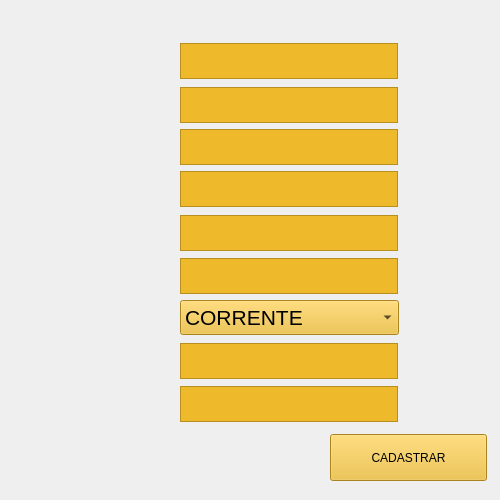
<?xml version="1.0" encoding="UTF-8"?>
<ui version="4.0">
 <class>CadastroFuncionario</class>
 <widget class="QMainWindow" name="CadastroFuncionario">
  <property name="geometry">
   <rect>
    <x>0</x>
    <y>0</y>
    <width>500</width>
    <height>500</height>
   </rect>
  </property>
  <property name="minimumSize">
   <size>
    <width>500</width>
    <height>500</height>
   </size>
  </property>
  <property name="maximumSize">
   <size>
    <width>500</width>
    <height>500</height>
   </size>
  </property>
  <property name="windowTitle">
   <string>Banco Assemble</string>
  </property>
  <widget class="QWidget" name="centralwidget">
   <widget class="QLabel" name="label">
    <property name="geometry">
     <rect>
      <x>-2</x>
      <y>-5</y>
      <width>501</width>
      <height>511</height>
     </rect>
    </property>
    <property name="styleSheet">
     <string notr="true">background-image: url(:/Cadastro Funcionario/CadastroFuncionario.png);</string>
    </property>
    <property name="text">
     <string/>
    </property>
   </widget>
   <widget class="QPushButton" name="pushButton">
    <property name="geometry">
     <rect>
      <x>330</x>
      <y>434</y>
      <width>157</width>
      <height>47</height>
     </rect>
    </property>
    <property name="styleSheet">
     <string notr="true">background-color: rgb(238, 186, 43);</string>
    </property>
    <property name="text">
     <string>CADASTRAR</string>
    </property>
   </widget>
   <widget class="QTextEdit" name="name">
    <property name="geometry">
     <rect>
      <x>180</x>
      <y>43</y>
      <width>218</width>
      <height>36</height>
     </rect>
    </property>
    <property name="maximumSize">
     <size>
      <width>218</width>
      <height>36</height>
     </size>
    </property>
    <property name="font">
     <font>
      <pointsize>14</pointsize>
     </font>
    </property>
    <property name="styleSheet">
     <string notr="true">background-color: rgb(238, 186, 43);</string>
    </property>
    <property name="html">
     <string>&lt;!DOCTYPE HTML PUBLIC &quot;-//W3C//DTD HTML 4.0//EN&quot; &quot;http://www.w3.org/TR/REC-html40/strict.dtd&quot;&gt;
&lt;html&gt;&lt;head&gt;&lt;meta name=&quot;qrichtext&quot; content=&quot;1&quot; /&gt;&lt;meta charset=&quot;utf-8&quot; /&gt;&lt;style type=&quot;text/css&quot;&gt;
p, li { white-space: pre-wrap; }
&lt;/style&gt;&lt;/head&gt;&lt;body style=&quot; font-family:'Segoe UI'; font-size:14pt; font-weight:400; font-style:normal;&quot;&gt;
&lt;p align=&quot;center&quot; style=&quot;-qt-paragraph-type:empty; margin-top:0px; margin-bottom:0px; margin-left:0px; margin-right:0px; -qt-block-indent:0; text-indent:0px;&quot;&gt;&lt;br /&gt;&lt;/p&gt;&lt;/body&gt;&lt;/html&gt;</string>
    </property>
   </widget>
   <widget class="QTextEdit" name="agency">
    <property name="geometry">
     <rect>
      <x>180</x>
      <y>87</y>
      <width>218</width>
      <height>36</height>
     </rect>
    </property>
    <property name="maximumSize">
     <size>
      <width>218</width>
      <height>36</height>
     </size>
    </property>
    <property name="font">
     <font>
      <pointsize>14</pointsize>
     </font>
    </property>
    <property name="styleSheet">
     <string notr="true">background-color: rgb(238, 186, 43);</string>
    </property>
    <property name="html">
     <string>&lt;!DOCTYPE HTML PUBLIC &quot;-//W3C//DTD HTML 4.0//EN&quot; &quot;http://www.w3.org/TR/REC-html40/strict.dtd&quot;&gt;
&lt;html&gt;&lt;head&gt;&lt;meta name=&quot;qrichtext&quot; content=&quot;1&quot; /&gt;&lt;meta charset=&quot;utf-8&quot; /&gt;&lt;style type=&quot;text/css&quot;&gt;
p, li { white-space: pre-wrap; }
&lt;/style&gt;&lt;/head&gt;&lt;body style=&quot; font-family:'Segoe UI'; font-size:14pt; font-weight:400; font-style:normal;&quot;&gt;
&lt;p align=&quot;center&quot; style=&quot;-qt-paragraph-type:empty; margin-top:0px; margin-bottom:0px; margin-left:0px; margin-right:0px; -qt-block-indent:0; text-indent:0px;&quot;&gt;&lt;br /&gt;&lt;/p&gt;&lt;/body&gt;&lt;/html&gt;</string>
    </property>
   </widget>
   <widget class="QTextEdit" name="role">
    <property name="geometry">
     <rect>
      <x>180</x>
      <y>129</y>
      <width>218</width>
      <height>36</height>
     </rect>
    </property>
    <property name="maximumSize">
     <size>
      <width>218</width>
      <height>36</height>
     </size>
    </property>
    <property name="font">
     <font>
      <pointsize>14</pointsize>
     </font>
    </property>
    <property name="styleSheet">
     <string notr="true">background-color: rgb(238, 186, 43);</string>
    </property>
    <property name="html">
     <string>&lt;!DOCTYPE HTML PUBLIC &quot;-//W3C//DTD HTML 4.0//EN&quot; &quot;http://www.w3.org/TR/REC-html40/strict.dtd&quot;&gt;
&lt;html&gt;&lt;head&gt;&lt;meta name=&quot;qrichtext&quot; content=&quot;1&quot; /&gt;&lt;meta charset=&quot;utf-8&quot; /&gt;&lt;style type=&quot;text/css&quot;&gt;
p, li { white-space: pre-wrap; }
&lt;/style&gt;&lt;/head&gt;&lt;body style=&quot; font-family:'Segoe UI'; font-size:14pt; font-weight:400; font-style:normal;&quot;&gt;
&lt;p align=&quot;center&quot; style=&quot;-qt-paragraph-type:empty; margin-top:0px; margin-bottom:0px; margin-left:0px; margin-right:0px; -qt-block-indent:0; text-indent:0px;&quot;&gt;&lt;br /&gt;&lt;/p&gt;&lt;/body&gt;&lt;/html&gt;</string>
    </property>
   </widget>
   <widget class="QTextEdit" name="cpf">
    <property name="geometry">
     <rect>
      <x>180</x>
      <y>171</y>
      <width>218</width>
      <height>36</height>
     </rect>
    </property>
    <property name="maximumSize">
     <size>
      <width>218</width>
      <height>36</height>
     </size>
    </property>
    <property name="font">
     <font>
      <pointsize>14</pointsize>
     </font>
    </property>
    <property name="styleSheet">
     <string notr="true">background-color: rgb(238, 186, 43);</string>
    </property>
    <property name="html">
     <string>&lt;!DOCTYPE HTML PUBLIC &quot;-//W3C//DTD HTML 4.0//EN&quot; &quot;http://www.w3.org/TR/REC-html40/strict.dtd&quot;&gt;
&lt;html&gt;&lt;head&gt;&lt;meta name=&quot;qrichtext&quot; content=&quot;1&quot; /&gt;&lt;meta charset=&quot;utf-8&quot; /&gt;&lt;style type=&quot;text/css&quot;&gt;
p, li { white-space: pre-wrap; }
&lt;/style&gt;&lt;/head&gt;&lt;body style=&quot; font-family:'Segoe UI'; font-size:14pt; font-weight:400; font-style:normal;&quot;&gt;
&lt;p align=&quot;center&quot; style=&quot;-qt-paragraph-type:empty; margin-top:0px; margin-bottom:0px; margin-left:0px; margin-right:0px; -qt-block-indent:0; text-indent:0px;&quot;&gt;&lt;br /&gt;&lt;/p&gt;&lt;/body&gt;&lt;/html&gt;</string>
    </property>
   </widget>
   <widget class="QTextEdit" name="number">
    <property name="geometry">
     <rect>
      <x>180</x>
      <y>215</y>
      <width>218</width>
      <height>36</height>
     </rect>
    </property>
    <property name="maximumSize">
     <size>
      <width>218</width>
      <height>36</height>
     </size>
    </property>
    <property name="font">
     <font>
      <pointsize>14</pointsize>
     </font>
    </property>
    <property name="styleSheet">
     <string notr="true">background-color: rgb(238, 186, 43);</string>
    </property>
    <property name="html">
     <string>&lt;!DOCTYPE HTML PUBLIC &quot;-//W3C//DTD HTML 4.0//EN&quot; &quot;http://www.w3.org/TR/REC-html40/strict.dtd&quot;&gt;
&lt;html&gt;&lt;head&gt;&lt;meta name=&quot;qrichtext&quot; content=&quot;1&quot; /&gt;&lt;meta charset=&quot;utf-8&quot; /&gt;&lt;style type=&quot;text/css&quot;&gt;
p, li { white-space: pre-wrap; }
&lt;/style&gt;&lt;/head&gt;&lt;body style=&quot; font-family:'Segoe UI'; font-size:14pt; font-weight:400; font-style:normal;&quot;&gt;
&lt;p align=&quot;center&quot; style=&quot;-qt-paragraph-type:empty; margin-top:0px; margin-bottom:0px; margin-left:0px; margin-right:0px; -qt-block-indent:0; text-indent:0px;&quot;&gt;&lt;br /&gt;&lt;/p&gt;&lt;/body&gt;&lt;/html&gt;</string>
    </property>
   </widget>
   <widget class="QTextEdit" name="address">
    <property name="geometry">
     <rect>
      <x>180</x>
      <y>258</y>
      <width>218</width>
      <height>36</height>
     </rect>
    </property>
    <property name="maximumSize">
     <size>
      <width>218</width>
      <height>36</height>
     </size>
    </property>
    <property name="font">
     <font>
      <pointsize>14</pointsize>
     </font>
    </property>
    <property name="styleSheet">
     <string notr="true">background-color: rgb(238, 186, 43);</string>
    </property>
    <property name="html">
     <string>&lt;!DOCTYPE HTML PUBLIC &quot;-//W3C//DTD HTML 4.0//EN&quot; &quot;http://www.w3.org/TR/REC-html40/strict.dtd&quot;&gt;
&lt;html&gt;&lt;head&gt;&lt;meta name=&quot;qrichtext&quot; content=&quot;1&quot; /&gt;&lt;meta charset=&quot;utf-8&quot; /&gt;&lt;style type=&quot;text/css&quot;&gt;
p, li { white-space: pre-wrap; }
&lt;/style&gt;&lt;/head&gt;&lt;body style=&quot; font-family:'Segoe UI'; font-size:14pt; font-weight:400; font-style:normal;&quot;&gt;
&lt;p align=&quot;center&quot; style=&quot;-qt-paragraph-type:empty; margin-top:0px; margin-bottom:0px; margin-left:0px; margin-right:0px; -qt-block-indent:0; text-indent:0px;&quot;&gt;&lt;br /&gt;&lt;/p&gt;&lt;/body&gt;&lt;/html&gt;</string>
    </property>
   </widget>
   <widget class="QTextEdit" name="overdraft">
    <property name="geometry">
     <rect>
      <x>180</x>
      <y>343</y>
      <width>218</width>
      <height>36</height>
     </rect>
    </property>
    <property name="maximumSize">
     <size>
      <width>218</width>
      <height>36</height>
     </size>
    </property>
    <property name="font">
     <font>
      <pointsize>14</pointsize>
     </font>
    </property>
    <property name="styleSheet">
     <string notr="true">background-color: rgb(238, 186, 43);</string>
    </property>
    <property name="html">
     <string>&lt;!DOCTYPE HTML PUBLIC &quot;-//W3C//DTD HTML 4.0//EN&quot; &quot;http://www.w3.org/TR/REC-html40/strict.dtd&quot;&gt;
&lt;html&gt;&lt;head&gt;&lt;meta name=&quot;qrichtext&quot; content=&quot;1&quot; /&gt;&lt;meta charset=&quot;utf-8&quot; /&gt;&lt;style type=&quot;text/css&quot;&gt;
p, li { white-space: pre-wrap; }
&lt;/style&gt;&lt;/head&gt;&lt;body style=&quot; font-family:'Segoe UI'; font-size:14pt; font-weight:400; font-style:normal;&quot;&gt;
&lt;p align=&quot;center&quot; style=&quot;-qt-paragraph-type:empty; margin-top:0px; margin-bottom:0px; margin-left:0px; margin-right:0px; -qt-block-indent:0; text-indent:0px;&quot;&gt;&lt;br /&gt;&lt;/p&gt;&lt;/body&gt;&lt;/html&gt;</string>
    </property>
   </widget>
   <widget class="QTextEdit" name="password">
    <property name="geometry">
     <rect>
      <x>180</x>
      <y>386</y>
      <width>218</width>
      <height>36</height>
     </rect>
    </property>
    <property name="maximumSize">
     <size>
      <width>218</width>
      <height>36</height>
     </size>
    </property>
    <property name="font">
     <font>
      <pointsize>14</pointsize>
     </font>
    </property>
    <property name="styleSheet">
     <string notr="true">background-color: rgb(238, 186, 43);</string>
    </property>
    <property name="html">
     <string>&lt;!DOCTYPE HTML PUBLIC &quot;-//W3C//DTD HTML 4.0//EN&quot; &quot;http://www.w3.org/TR/REC-html40/strict.dtd&quot;&gt;
&lt;html&gt;&lt;head&gt;&lt;meta name=&quot;qrichtext&quot; content=&quot;1&quot; /&gt;&lt;meta charset=&quot;utf-8&quot; /&gt;&lt;style type=&quot;text/css&quot;&gt;
p, li { white-space: pre-wrap; }
&lt;/style&gt;&lt;/head&gt;&lt;body style=&quot; font-family:'Segoe UI'; font-size:14pt; font-weight:400; font-style:normal;&quot;&gt;
&lt;p align=&quot;center&quot; style=&quot;-qt-paragraph-type:empty; margin-top:0px; margin-bottom:0px; margin-left:0px; margin-right:0px; -qt-block-indent:0; text-indent:0px;&quot;&gt;&lt;br /&gt;&lt;/p&gt;&lt;/body&gt;&lt;/html&gt;</string>
    </property>
   </widget>
   <widget class="QComboBox" name="tipodeconta">
    <property name="geometry">
     <rect>
      <x>180</x>
      <y>300</y>
      <width>219</width>
      <height>35</height>
     </rect>
    </property>
    <property name="font">
     <font>
      <pointsize>16</pointsize>
     </font>
    </property>
    <property name="styleSheet">
     <string notr="true">background-color: rgb(238, 186, 43);</string>
    </property>
    <item>
     <property name="text">
      <string>CORRENTE</string>
     </property>
    </item>
    <item>
     <property name="text">
      <string>POUPANÇA</string>
     </property>
    </item>
   </widget>
  </widget>
 </widget>
 <resources>
  <include location="../Images/Path.qrc"/>
 </resources>
 <connections/>
</ui>
